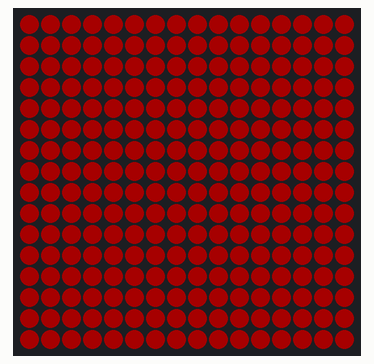
The sketch below on a simulated Arduino Uno, built with avr-gcc and run on an emulated ATmega328P. On the bench: 16×16 RGB LED matrix (first LED top left, wired row by row). Dim RGB values are drawn brighter than linear.

Above: at 0.1 s.
At 2.1 s:
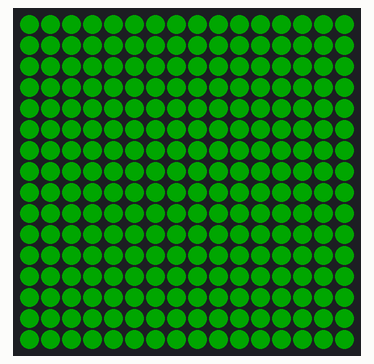
At 4.1 s:
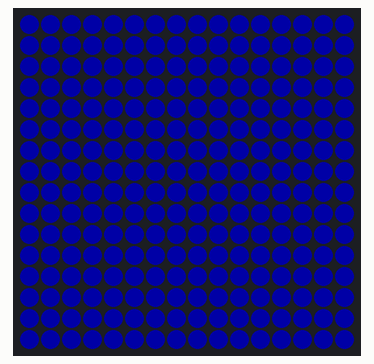

Measured:
- by itself, everything shown: repeats every 6.1 s, in 3 steps
- what the display in image 1 shows lasts 2.1 s, from 2.0 s to 4.1 s

The sketch:

test_matriz.ino
```cpp
#include <Adafruit_NeoMatrix.h>
#ifndef PSTR
 #define PSTR
#endif

#define PIN 6

Adafruit_NeoMatrix matrix = Adafruit_NeoMatrix(16, 16, PIN,
  NEO_MATRIX_TOP     + NEO_MATRIX_LEFT +
  NEO_MATRIX_COLUMNS + NEO_MATRIX_ZIGZAG,
  NEO_GRB            + NEO_KHZ800);

const uint16_t colors[] = {
  matrix.Color(255, 0, 0), matrix.Color(0, 255, 0), matrix.Color(0, 0, 255) };
const uint16_t delayTime = 2000;

void setup() {
  matrix.begin();
  matrix.setBrightness(40);
}

void loop() {
  for (uint8_t i = 0; i<3; i++) {
    matrix.fillScreen(colors[i]);
    matrix.show();
    delay(delayTime);
  }
}
```
